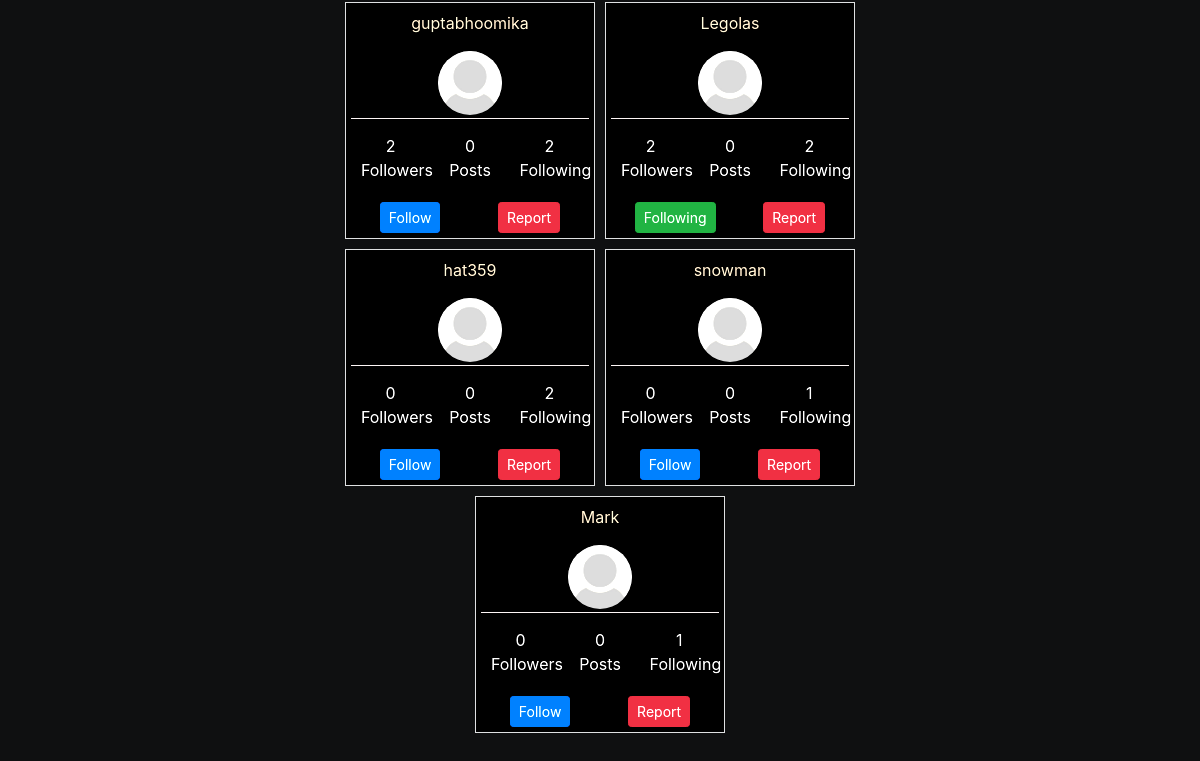
/suggestions/ (signed in, lower part), run on an earlier commit of the app's database.
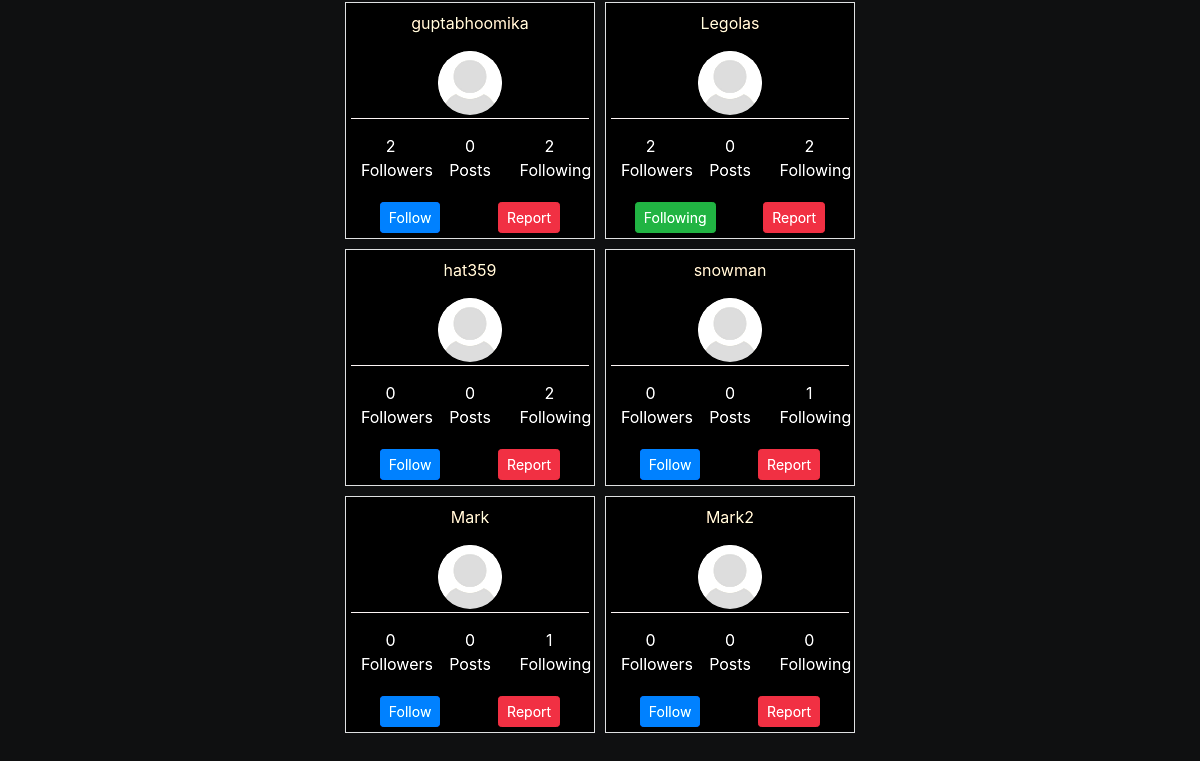
And on a later commit of the database.
### users/models.py (models this page shows, shortened)
class Profile(models.Model):
    user = models.OneToOneField(User, on_delete=models.CASCADE)
    image = models.ImageField(default='default.jpg', upload_to='profile_pics')
    bio = models.TextField(default="No Bio")
    city = models.CharField(default="Jaipur", max_length=100)
    state = models.CharField(default="Rajasthan", max_length=100)
    programme = models.CharField(default='B.Tech', max_length=15)
    branch = models.CharField(default='CSE', max_length=15)
    face = models.ImageField(blank=True, upload_to='faces')
    face_encode = models.FileField(upload_to='face_encodes', blank=True)
    two_factor = models.BooleanField(default=False)
    following = models.ManyToManyField(
        User, related_name='following')
    follow_request = models.ManyToManyField(
        User, related_name='requests')

### users/views.py (the view)
# urls.py: path('suggestions/', user_views.ProfileListView.as_view(
class ProfileListView(LoginRequiredMixin, ListView):
    model = Profile
    context_object_name = 'profiles'
    template_name = 'users/suggestions.html'
    def get_context_data(self, *args, **kwargs):
        context = super(ProfileListView, self).get_context_data(**kwargs)
        request_lst = []
        lst = []
        for profile in self.request.user.following.all():
            lst.append(profile.id)
        for profile in self.request.user.requests.all():
            request_lst.append(profile.id)
        context['lst'] = lst
        context['request_lst'] = request_lst
        return context

### users/templates/users/suggestions.html (shortened to what this page needs)
{% extends "blog/base.html" %}
{% block content %}
  <div class="suggestions">
    {% for profile in profiles %}
        <div class="suggest profile-card">
          <div class="profile-meta suggest-meta">
            <a href="{% url 'profile-page' profile.id %}" style="text-decoration: none; color: blanchedalmond;"><p>{{ profile.user.username }}</p></a>
            <img class="rounded-circle article-img" src="{{ profile.image.url }}">
          </div>
          <div style="display: flex; flex-direction: row; justify-content: space-around;">
            <div style="text-align: center; width: 25%;">
              <p class="mt-0 mb-0">{{ profile.following.count }}</p>
              <p>Followers</p>
            </div>
            <div style="text-align: center; width: 25%;">
              <p class="mt-0 mb-0">{{ profile.user.posts.count }}</p>
              <p>Posts</p>
            </div>
            <div style="text-align: center; width: 25%;">
              <p class="mt-0 mb-0 ">{{ profile.user.following.count }}</p>
             <p>Following</p>
            </div>
          </div>
          <div  style="display: flex; flex-direction: row; justify-content: space-around;">
            <form action="{% url 'follow' profile.pk %}" method="POST" class="mt-1 follow-form" id="{{ profile.id }}">
              {% if profile.id in lst %}
                <button type="submit" class="btn btn-success btn-sm follow-btn{{ profile.id }}" name="profile_id" value="{{ profile.id }}">Following</button>
              {% else %}
                {% if profile.id in request_lst %}
                  <button type="submit" class="btn btn-success btn-sm follow-btn{{ profile.id }}" name="profile_id" value="{{ profile.id }}">Requested</button>
                {% else %}
                  <button type="submit" class="btn btn-primary btn-sm follow-btn{{ profile.id }}" name="profile_id" value="{{ profile.id }}">Follow</button>
                {% endif %}
              {% endif %}
            </form>
            <form class="mt-1">
              <button class="btn btn-danger btn-sm">Report</button>
            </form>
          </div>
        </div>
    {% endfor %}
  </div>
{% endblock content %}

### blog/templates/blog/base.html (shortened to what this page needs)
{% load static %}
{% load crispy_forms_tags %}
<!DOCTYPE html>
<html lang="en">
<head>
    <link rel="stylesheet" href="https://stackpath.bootstrapcdn.com/bootstrap/4.3.1/css/bootstrap.min.css">
    <link rel="stylesheet" type ="text/css" href="{% static 'blog/main.css' %}">
</head>
<body>
    <main role="main" class="container">
        <div class="row">
          <div class="col-md-3 web">
          </div>
          <div class="col-md-6 mobile-no-pad">
            {% block content %}{% endblock %}
          </div>
          <div class="col-md-3 web" width="100%">
          </div>
        </div>
      </main>
      <br>
      <br>
      <br>
</body>
</html>

### blog/static/blog/main.css (style rules this page uses)
body { background: rgb(44, 43, 43); color: #fff; margin-top: 5rem; }
.article-img { height: 5rem; width: 5rem; margin-right: 16px; }

### blog/templates/blog/base.html (style rules this page uses)
body { background: rgb(44, 43, 43); color: #fff; margin-top: 5rem; }
html { filter: brightness(105%) contrast(110%); }
body { background: #18191A; color: #fff; box-sizing: border-box; }
.article-img { height: 4rem; width: 4rem; margin-right: 16px; }
.suggestions { display: flex; flex-direction: row; width: auto; flex-wrap:wrap; -webkit-box-align: center; align-items: center; -webkit-box-pack: center; justify-content: center; }
::placeholder { color: #eff2f5; }
.col, .col-1, .col-10, .col-11, .col-12, .col-2, .col-3, .col-4, .col-5, .col-6, .col-7, .col-8, .col-9, .col-auto, .col-lg, .col-lg-1, .col-lg-10, .col-lg-11, .col-lg-12, .col-lg-2, .col-lg-3, .col-lg-4, .col-lg-5, .col-lg-6, .col-lg-7, .col-lg-8, .col-lg-9, .col-lg-auto, .col-md, .col-md-1, .col-md-10, .col-md-11, .col-md-12, .col-md-2, .col-md-3, .col-md-4, .col-md-5, .col-md-6, .col-md-7, .col-md-8, .col-md-9, .col-md-auto, .col-sm, .col-sm-1, .col-sm-10, .col-sm-11, .col-sm-12, .col-sm-2, .col-sm-3, .col-sm-4, .col-sm-5, .col-sm-6, .col-sm-7, .col-sm-8, .col-sm-9, .col-sm-auto, .col-xl, .col-xl-1, .col-xl-10, .col-xl-11, .col-xl-12, .col-xl-2, .col-xl-3, .col-xl-4, .col-xl-5, .col-xl-6, .col-xl-7, .col-xl-8, .col-xl-9, .col-xl-auto { position: relative; width: 100%; padding-right: 7px; padding-left: 7px; }
.profile-card { border: 1px solid rgb(204, 206, 207); padding: 15px; background-color: black; }
.profile-meta { text-align: center; border-bottom: 0.5px solid rgb(230, 224, 224); margin-bottom: 15px; }
.suggest { display: inline-block; padding: 5px; margin: 5px; width: 250px; }
.suggest-meta { padding: 3px; text-align: center; }
.suggest-meta img { margin-left: auto; margin-right: auto; display: block; }
a { text-decoration: none !important; }

What changed in the data, as far as the page shows it:
added Profile: user.username "Mark2", image (placeholder picture), following.count "0", user.posts.count "0", user.following.count "0"
